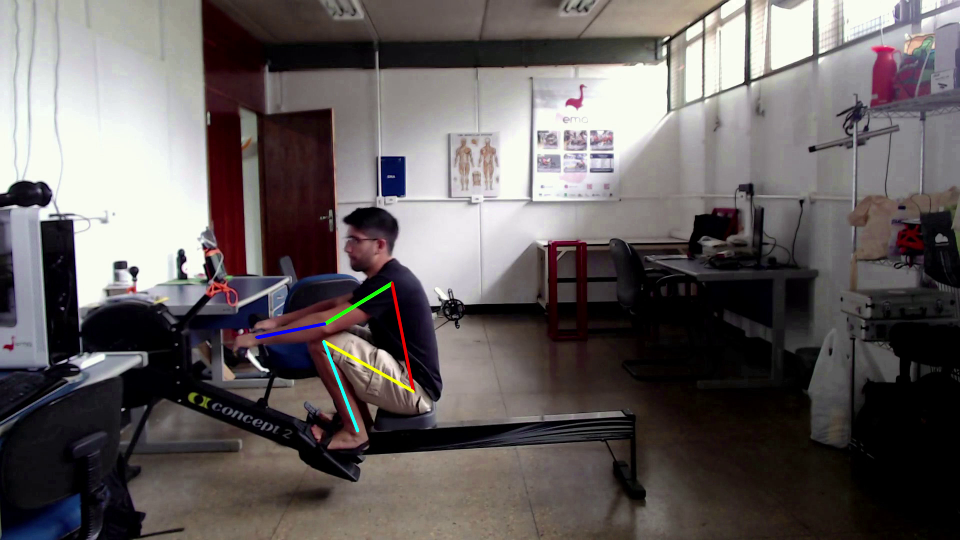
#> input picture frame 2 of scripts/.mp4, 1920 x 1080 px, given in place of the camera (shown at 1/2 size)
$ python getPoseFrame.py
#> lines starting #> are read from the running program, lines starting #| are printed output that depends on the picture; pictures that were not available may be replaced by others from this repository, and a replacement may not be noted
import sys
import signal
import time
#from select_folder import GetFolderDialog

import cv2

fps = 5
videoname = "teste_video.mp4"
filename = "teste_vidtime.time"
directory = "Data/Teste_camera/"
video_dir = directory + videoname
file_dir = directory + filename

def signal_term_handler(signal, frame):
    print('Release')
    cap.release()
    cv2.destroyAllWindows()
    sys.exit(0)

def show_webcam(mirror=False):
    # Modify webcam number
#> called with mirror = False
    cap = cv2.VideoCapture(1)
    ret, frame = cap.read()
#> frame is the input picture: shape (1080, 1920, 3); mean B, G, R 94.5, 94.6, 100.7
    if ret:
        frame_width = frame.shape[1]
#> frame_width = 1920
        frame_height = frame.shape[0]
#> frame_height = 1080
    else:
        return

    # Define the codec and create VideoWriter object
    fourcc = cv2.VideoWriter_fourcc(*'X264')
    out = cv2.VideoWriter(video_dir, fourcc, fps, (frame_width, frame_height))

    frames = 0

    with open(file_dir, 'w') as f:
        f.write("Video teste\n")

    while True:
        ret_val, img = cap.read()
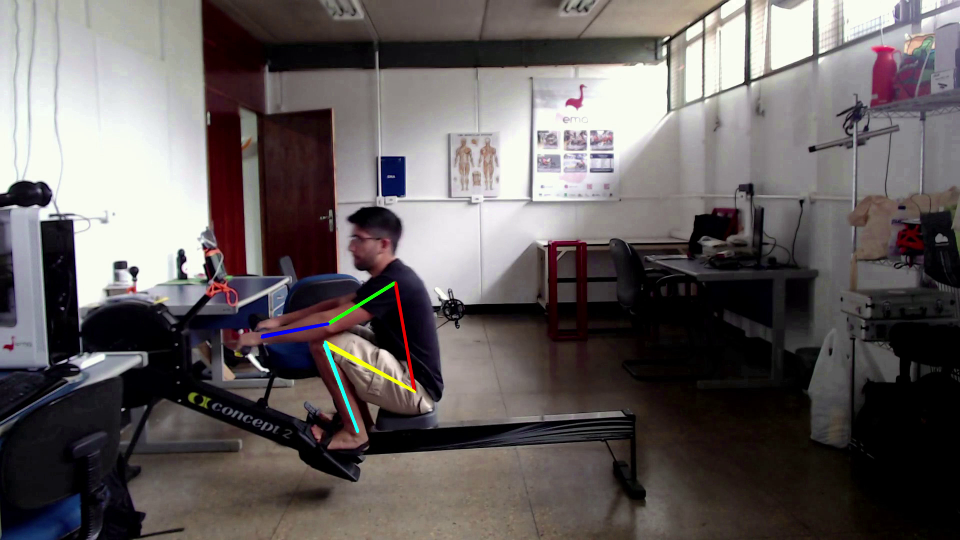
#> input picture frame 3 of scripts/.mp4, 1920 x 1080 px, given in place of the camera (shown at 1/2 size)
#> img is the input picture: shape (1080, 1920, 3); mean B, G, R 94.4, 94.6, 100.6
        if ret_val:
            if mirror:
                img = cv2.flip(img, 1)
            cv2.imshow('My webcam', img)
            out.write(img)
            frames += 1
            with open(file_dir, 'a') as f:
                f.write(str(time.time()) + "\n")
        if cv2.waitKey(1) == 13:
#> (key Esc is pressed here)
            break  # esc to quit

    cap.release()
    out.release()
    print("Release")
    cap = cv2.VideoCapture(video_dir)
    frame_no = 0

    drive_time = [0,0,0]
    drive_cnt = 0

    while True:
        #cap.set(2, frame_no)
        cap.set(cv2.CAP_PROP_POS_FRAMES, frame_no)
        ret_val, img = cap.read()
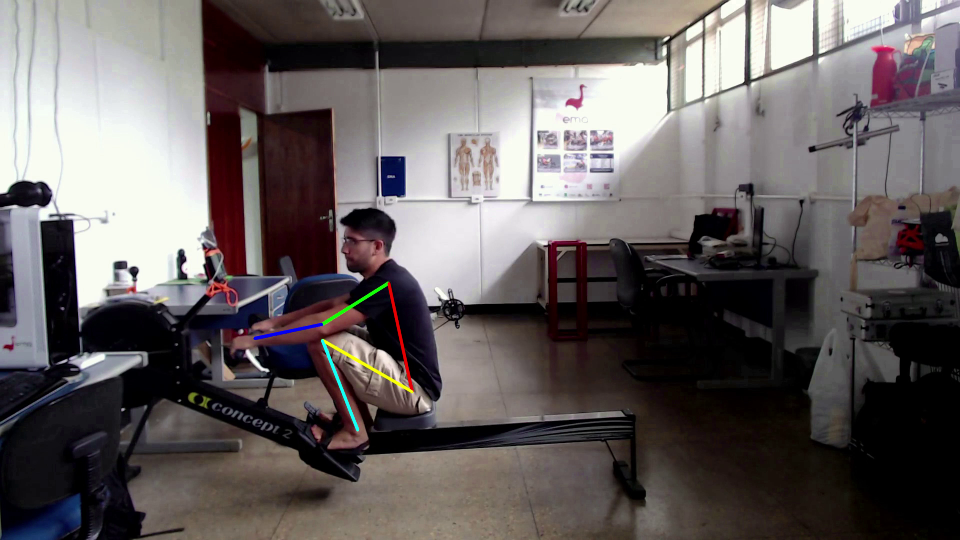
#> input picture frame 0 of scripts/.mp4, 1920 x 1080 px, given in place of teste_video.mp4, which was not available (shown at 1/2 size)
#> img is the input picture: shape (1080, 1920, 3); mean B, G, R 94.5, 94.7, 100.7
        if ret_val:
            if mirror:
                img = cv2.flip(img, 1)
            cv2.imshow('My webcam', img)
        arg = cv2.waitKey(1)
#> (key Esc is pressed here)
        if arg == 27:
            break  # esc to quit
        elif arg == 13:
            for i, file_str in enumerate(open(file_dir, 'r')):
                if i == frame_no + 2:
                    data = file_str.split('\n')[0]
                    drive_time[drive_cnt] = float(data)
            drive_cnt = (drive_cnt+1)%3

            print(drive_time)
            print(drive_cnt)
            print(frame_no+2)

            if drive_cnt == 0:
                mov_percentage = (drive_time[1] - drive_time[0])/(drive_time[2] - drive_time[0])
                print("Mov percentage: ", mov_percentage)
        elif arg == 83:
            frame_no = (frame_no+1)%frames
        elif arg == 81:
            frame_no = (frame_no - 1) % frames
    cap.release()
    cv2.destroyAllWindows()

def main():
    show_webcam(mirror=False)

if __name__ == '__main__':
    main()

$ run again, starting later in the video
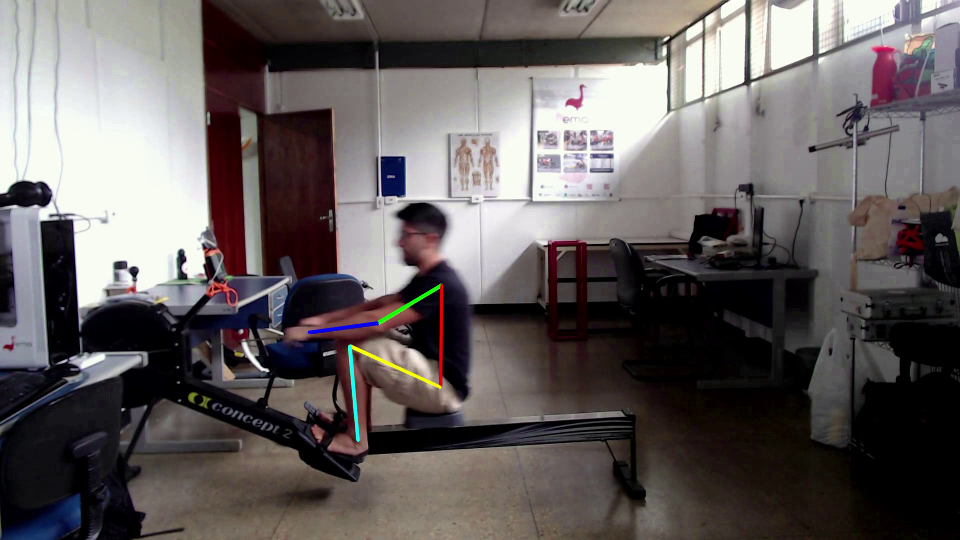
#> input picture frame 9 of scripts/.mp4, 1920 x 1080 px, given in place of the camera (shown at 1/2 size)
#> in show_webcam, frame is the input picture: shape (1080, 1920, 3); mean B, G, R 93.7, 93.9, 99.9
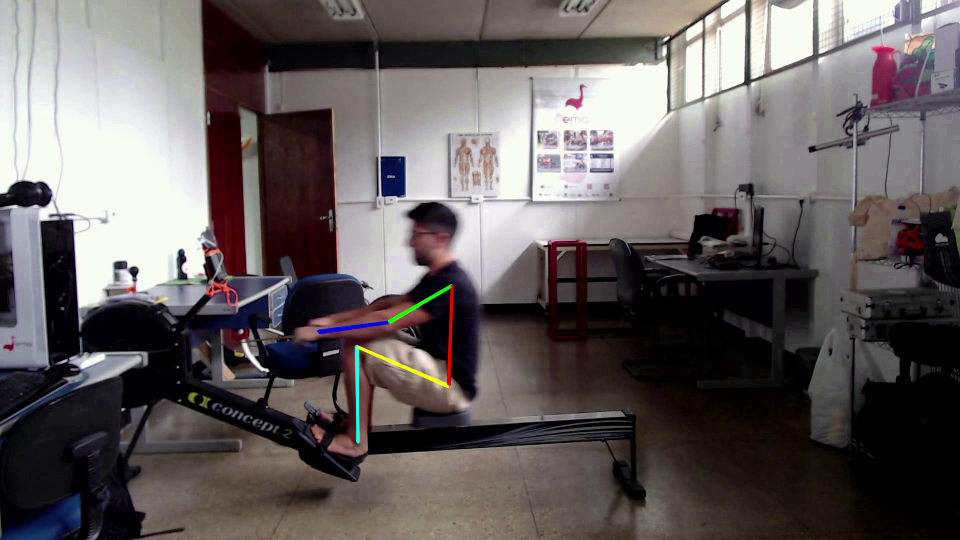
#> input picture frame 10 of scripts/.mp4, 1920 x 1080 px, given in place of the camera (shown at 1/2 size)
#> in show_webcam, img is the input picture: shape (1080, 1920, 3); mean B, G, R 93.8, 93.9, 100
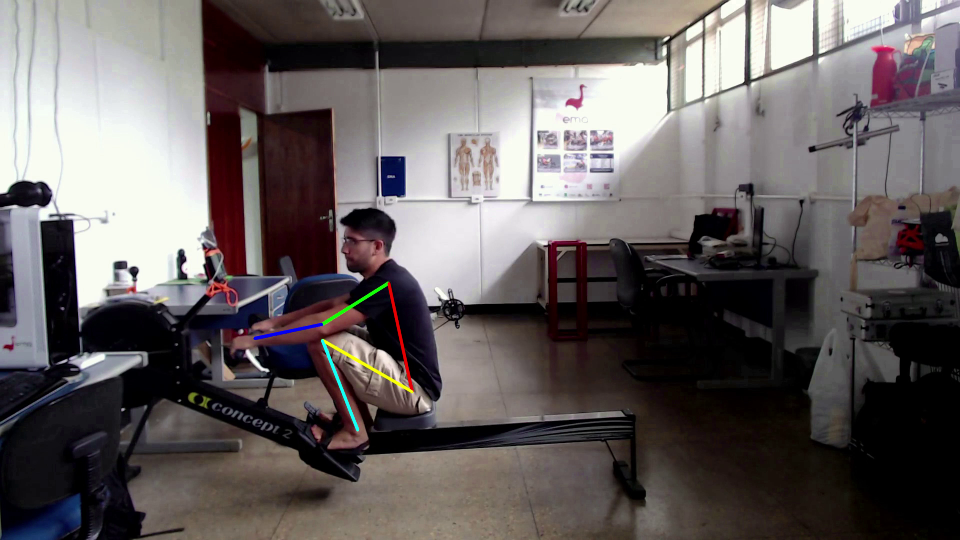
#> input picture frame 0 of scripts/.mp4, 1920 x 1080 px, given in place of teste_video.mp4, which was not available (shown at 1/2 size)
#> in show_webcam, img is the input picture: shape (1080, 1920, 3); mean B, G, R 94.5, 94.7, 100.7

$ run again, starting later in the video
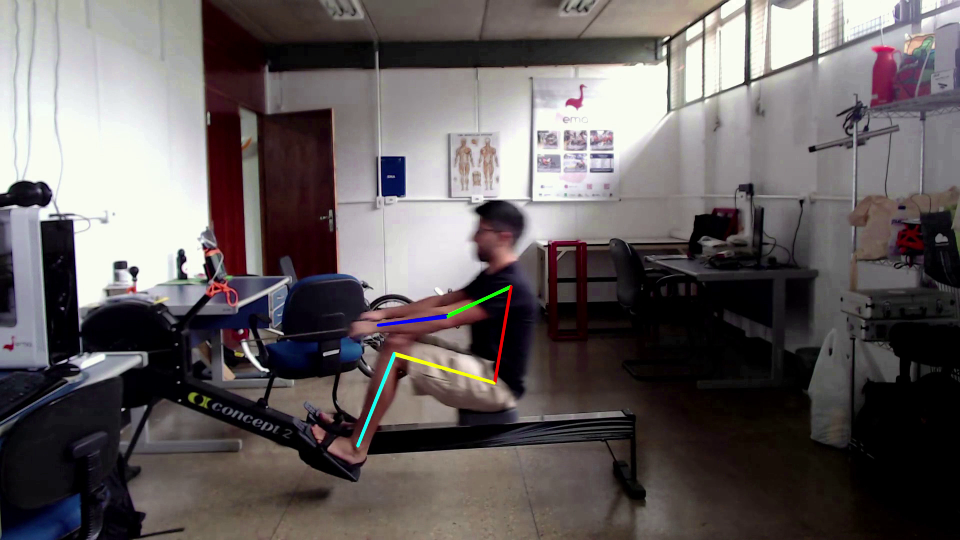
#> input picture frame 16 of scripts/.mp4, 1920 x 1080 px, given in place of the camera (shown at 1/2 size)
#> in show_webcam, frame is the input picture: shape (1080, 1920, 3); mean B, G, R 94.4, 94, 100.4
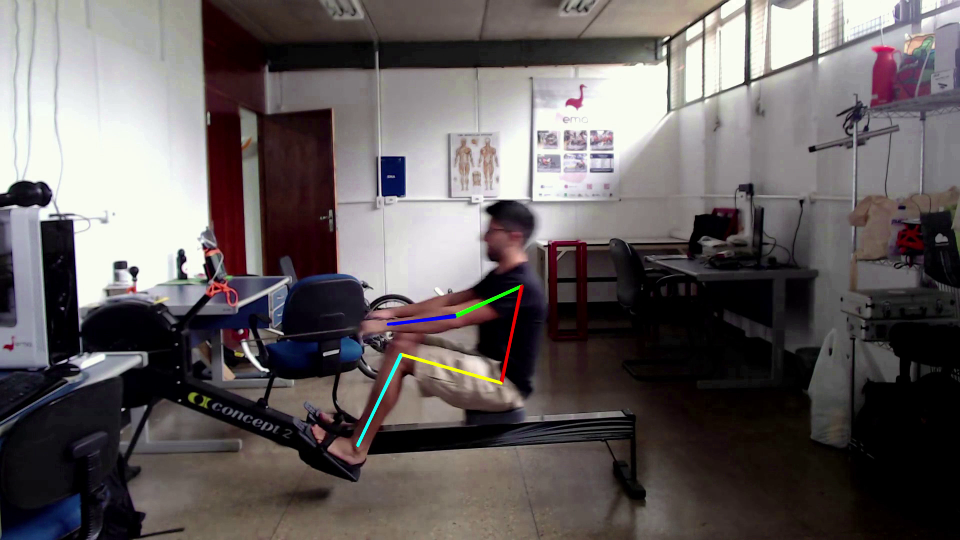
#> input picture frame 17 of scripts/.mp4, 1920 x 1080 px, given in place of the camera (shown at 1/2 size)
#> in show_webcam, img is the input picture: shape (1080, 1920, 3); mean B, G, R 94.5, 94.2, 100.5
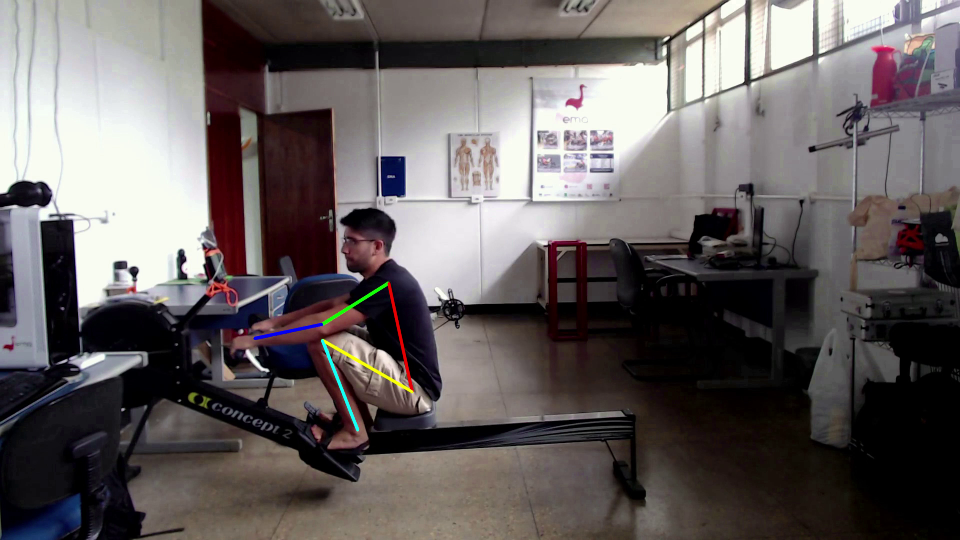
#> input picture frame 0 of scripts/.mp4, 1920 x 1080 px, given in place of teste_video.mp4, which was not available (shown at 1/2 size)
#> in show_webcam, img is the input picture: shape (1080, 1920, 3); mean B, G, R 94.5, 94.7, 100.7
